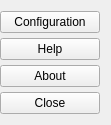
   <widget class="QWidget" name="layoutWidget">
    <property name="geometry">
     <rect>
      <x>500</x>
      <y>80</y>
      <width>111</width>
      <height>121</height>
     </rect>
    </property>
    <layout class="QVBoxLayout" name="ConfigureCloseVerticalLayout" stretch="0,0,0,0">
     <property name="spacing">
      <number>5</number>
     </property>
     <property name="sizeConstraint">
      <enum>QLayout::SetDefaultConstraint</enum>
     </property>
     <property name="leftMargin">
      <number>0</number>
     </property>
     <item>
      <widget class="QPushButton" name="pushButton_Configuration">
       <property name="layoutDirection">
        <enum>Qt::LeftToRight</enum>
       </property>
       <property name="autoFillBackground">
        <bool>false</bool>
       </property>
       <property name="styleSheet">
        <string notr="true"/>
       </property>
       <property name="text">
        <string>Configuration</string>
       </property>
       <property name="icon">
        <iconset resource="resources/Resources.qrc">
         <normaloff>:/gear.png</normaloff>:/gear.png</iconset>
       </property>
       <property name="iconSize">
        <size>
         <width>16</width>
         <height>16</height>
        </size>
       </property>
       <property name="autoDefault">
        <bool>false</bool>
       </property>
       <property name="flat">
        <bool>false</bool>
       </property>
      </widget>
     </item>
     <item>
      <widget class="QPushButton" name="pushButton_Help">
       <property name="styleSheet">
        <string notr="true"/>
       </property>
       <property name="text">
        <string>Help</string>
       </property>
       <property name="icon">
        <iconset resource="resources/Resources.qrc">
         <normaloff>:/help.png</normaloff>:/help.png</iconset>
       </property>
      </widget>
     </item>
     <item>
      <widget class="QPushButton" name="pushButton_About">
       <property name="text">
        <string>About</string>
       </property>
       <property name="icon">
        <iconset resource="resources/Resources.qrc">
         <normaloff>:/cup.png</normaloff>:/cup.png</iconset>
       </property>
      </widget>
     </item>
     <item>
      <widget class="QPushButton" name="pushButton_Close">
       <property name="text">
        <string>Close</string>
       </property>
       <property name="icon">
        <iconset resource="resources/Resources.qrc">
         <normaloff>:/quit.png</normaloff>:/quit.png</iconset>
       </property>
      </widget>
     </item>
    </layout>
   </widget>
